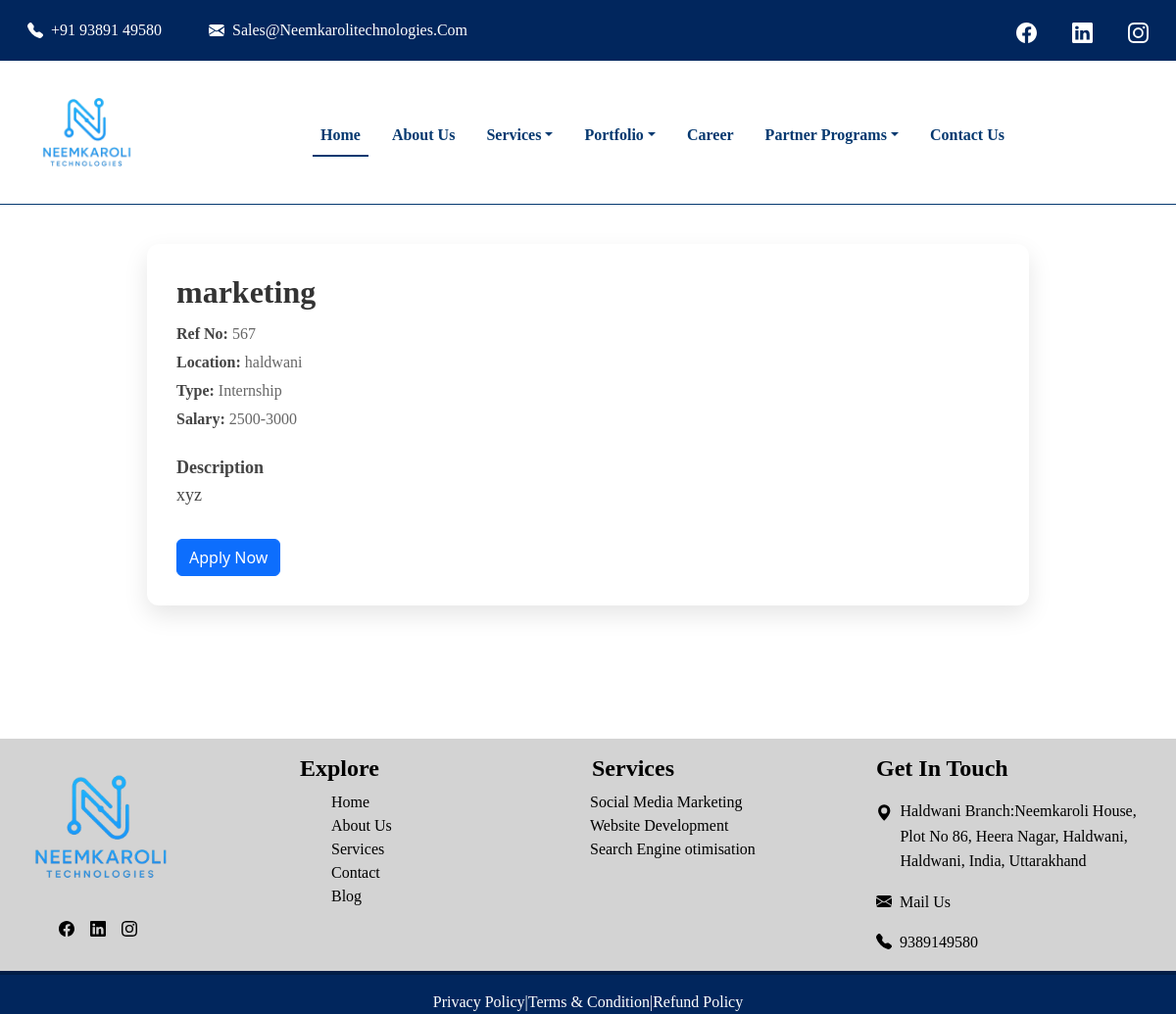
Page /app/job/3/ on the earlier database version.
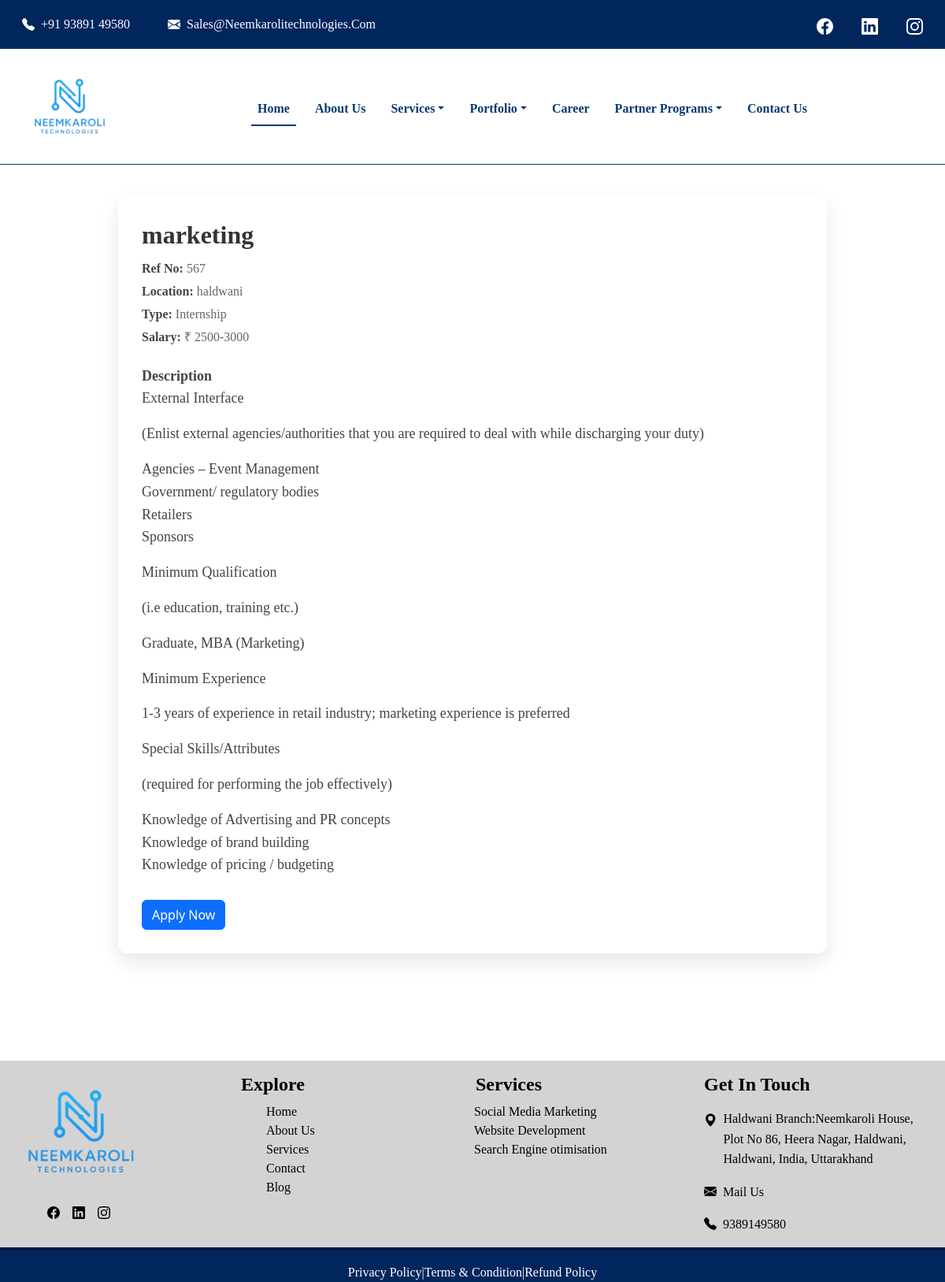
Same page on the later database version.
### my_app/models.py (models this page shows, shortened)
class JobPost(models.Model):
    title = models.CharField(max_length=255)
    location = models.CharField(max_length=100)
    experience = models.CharField(max_length=50)
    job_type = models.CharField(max_length=20, choices=JOB_TYPE_CHOICES)
    salary = models.CharField(max_length=100, blank=True, null=True)
    description = models.TextField()
    posted_on = models.DateField(auto_now_add=True)
    reference_number = models.CharField(max_length=100, unique=True, null=True, blank=True)

### my_app/views.py (the view)
# urls.py: path('job/<int:pk>/', views.job_detail, name='job_detail'),
def job_detail(request, pk):
    job = get_object_or_404(JobPost, pk=pk)
    return render(request, 'my_app/job_detail.html', {'job': job})

### my_app/templates/my_app/job_detail.html (shortened to what this page needs)
{% extends 'layout.html' %}
{% block content %}
  <div class="job-detail-container">
    <h1 class="job-title">{{ job.title }}</h1>
    <div class="job-meta">
      <strong>Ref No:</strong> {{ job.reference_number }}<br />
      <strong>Location:</strong> {{ job.location }} <br />
      <strong>Type:</strong> {{ job.job_type }} <br />
      <strong>Salary:</strong> {{ job.salary|default:'Not disclosed' }}
    </div>
    <div class="job-description">
      <strong>Description</strong><br />
      {{ job.description|linebreaks }}
    </div>
    <button type="button" class="btn btn-primary" data-bs-toggle="modal" data-bs-target="#applyModal">Apply Now</button>
  </div>
{% endblock %}

Differences in the rows shown:
changed JobPost "marketing": salary "2500-3000" → "₹ 2500-3000"; description "xyz" → "External Interface (Enlist external agencies/authorities that you are required to deal with while discharging your duty) Agencies – Event Management Government/ regulatory bodies Retailers Sponsors Minimum Qualification (i.e education, training etc.) Graduate, MBA (Marketing) Minimum Experience 1-3 years of experience in retail industry; marketing experience is preferred Special Skills/Attributes (required for performing the job effectively) Knowledge of Advertising and PR concepts Knowledge of brand building Knowledge of pricing / budgeting"
